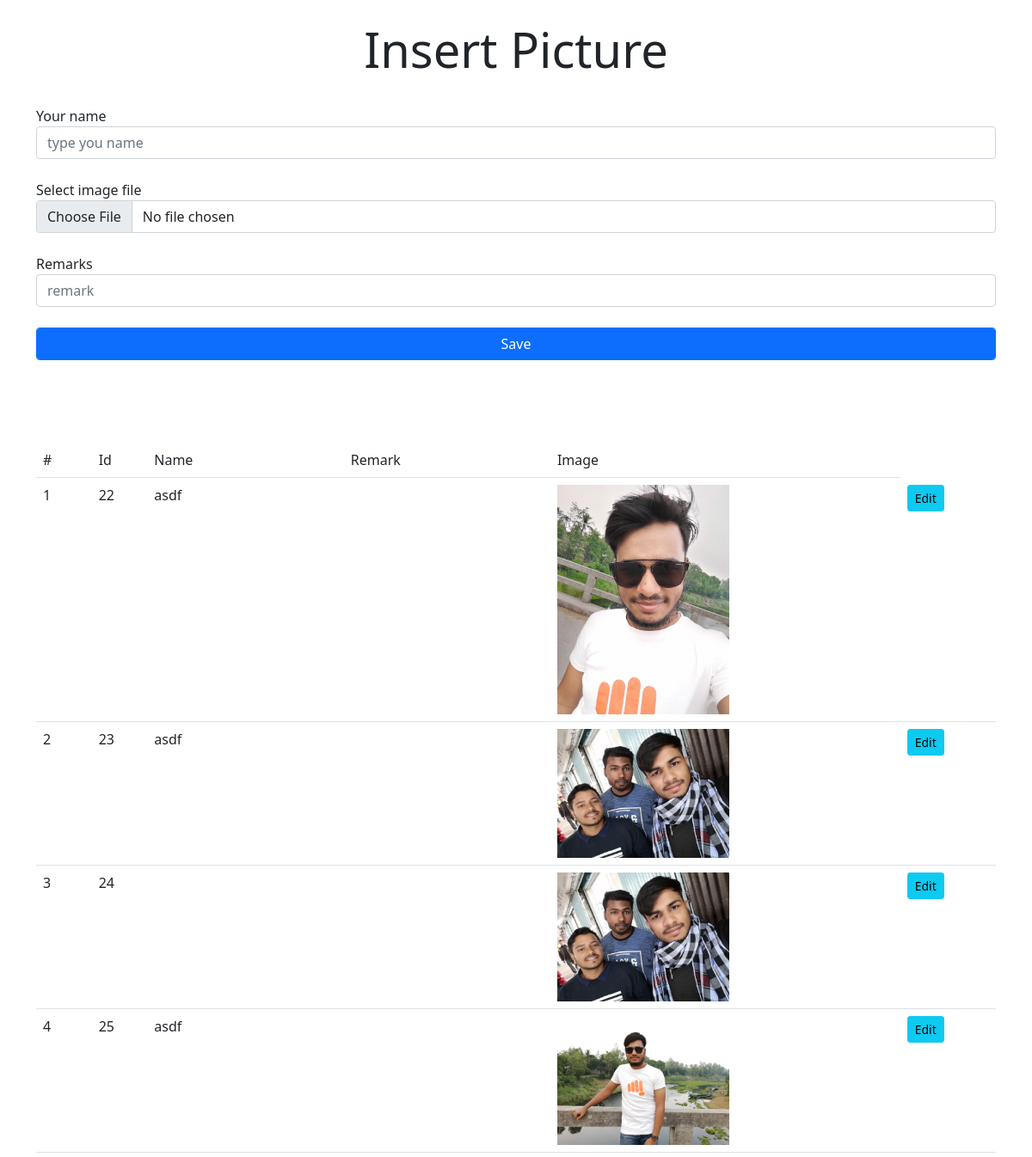
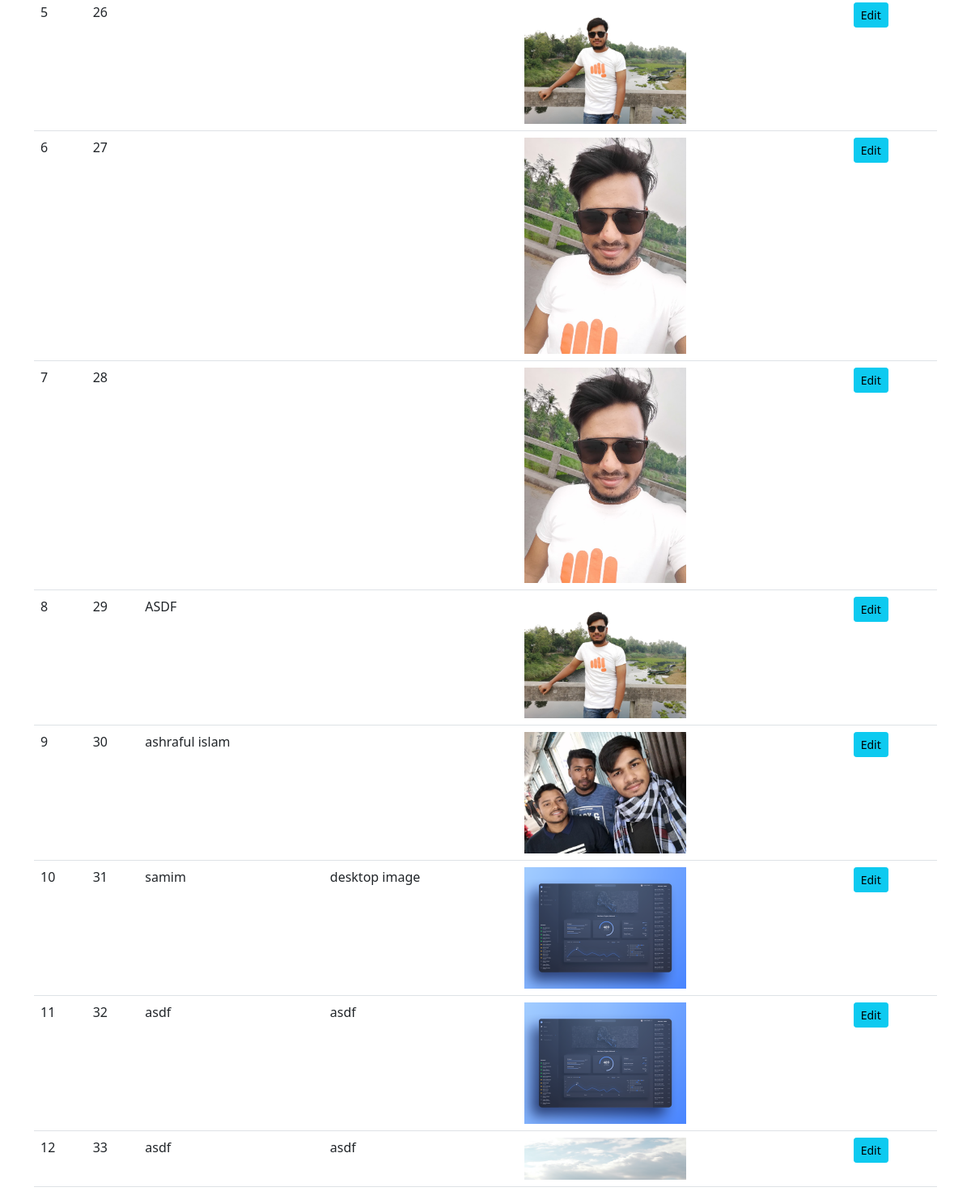
Page /PictureWork/insertPicture.php on the committed database (2 pictures, top to bottom).
### tables this page shows
CREATE TABLE `pictureinfo` (
  `id` int(11) NOT NULL,
  `name` varchar(255) DEFAULT NULL,
  `image` varchar(60) NOT NULL,
  `Remark` varchar(255) DEFAULT NULL
);

### PictureWork/insertPicture.php (the view, shortened to what this page needs)
<?php    include 'PDB.php' ?>
<!DOCTYPE html>
<html lang="en">
<head>
    <link href="https://cdn.jsdelivr.net/npm/bootstrap@5.0.2/dist/css/bootstrap.min.css" rel="stylesheet">
</head>
<body>
    <div class="container">
        <div class="row text-center">
            <h1 class="display-4  py-4">Insert Picture</h1>
        </div>
    </div>
    <div class="container">
        <form action="insertPictureBack.php" method="post" enctype="multipart/form-data">
            <div class="form-group">
                <label for="name" >Your name</label>
                <input type="text" name="fileName" id="name" class="form-control" placeholder="type you name" ><br>
                <label for="image" >Select image file</label>
                <input type="file" name="my_image" id="image" class="form-control" ><br>
                <label for="remark" >Remarks</label>
                <input type="text" name="remark" id="remark" class="form-control" placeholder="remark" ><br>
                <input type="submit" name="btnInsert" id="btnInsert" class="btn btn-primary form-control" value="Save">
            </div>
        </form>
    </div>
<br><br><br><br>
    <div class="container">
        <table class="table">
            <tr>
                <td>#</td>
                <td>Id</td>
                <td>Name</td>
                <td>Remark</td>
                <td>Image</td>
            </tr>
            <?php
                $images = mysqli_query($connection, "SELECT * FROM pictureinfo");
                $i = 1;
                foreach($images as $img):
            ?>
            <tr>
                <td><?php echo $i++; ?></td>
                <td><?php echo $img['id']; ?></td>
                <td><?php echo $img['name']; ?></td>
                <td><?php echo $img['Remark']; ?></td>
                <td><img class="img-fluit" src="Pic/<?php echo $img['image']; ?>" alt="Not found" width="200px"></td>
                <td><a class="btn btn-info btn-sm" href="updatePicture.php?id=<?php echo $img['id']; ?>">Edit</a></td>
            </tr>
            <?php endforeach; ?>
        </table>
    </div>
</body>
</html>

### rows in the picture
pictureinfo: id "22", name "asdf", image (picture)
pictureinfo: id "23", name "asdf", image (picture)
pictureinfo: id "24", image (picture)
pictureinfo: id "25", name "asdf", image (picture)
pictureinfo: id "26", image (picture)
pictureinfo: id "27", image (picture)
pictureinfo: id "28", image (picture)
pictureinfo: id "29", name "ASDF", image (picture)
pictureinfo: id "30", name "ashraful islam", image (picture)
pictureinfo: id "31", name "samim", Remark "desktop image", image (picture)
pictureinfo: id "32", name "asdf", Remark "asdf", image (picture)
pictureinfo: id "33", name "asdf", Remark "asdf", image (picture)
